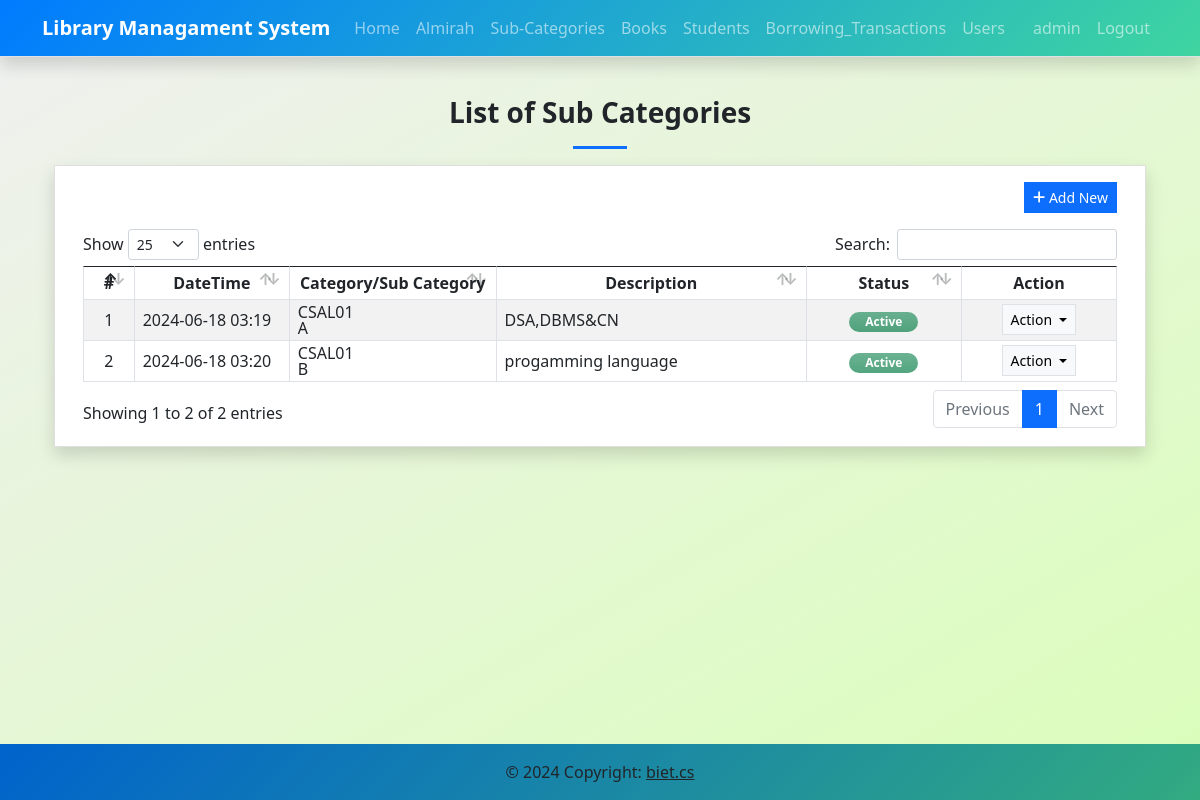
Page /sub_category (signed in) on the committed database.
### lmsApp/models.py (models this page shows, shortened)
class SubCategory(models.Model):
    category = models.ForeignKey(Category, on_delete=models.CASCADE)
    name = models.CharField(max_length=250)
    description = models.TextField(blank=True, null=True)
    status = models.CharField(max_length=2, choices=(('1', 'Active'), ('2', 'Inactive')), default='1')
    delete_flag = models.IntegerField(default=0)
    date_added = models.DateTimeField(default=timezone.now)
    date_created = models.DateTimeField(auto_now=True)
    class Meta:
        verbose_name_plural = "List of Categories"

class Category(models.Model):
    name = models.CharField(max_length=250)
    description = models.TextField(blank=True, null=True)
    status = models.CharField(max_length=2, choices=(('1', 'Active'), ('2', 'Inactive')), default='1')
    delete_flag = models.IntegerField(default=0)
    date_added = models.DateTimeField(default=timezone.now)
    date_created = models.DateTimeField(auto_now=True)
    class Meta:
        verbose_name_plural = "List of Categories"
    def __str__(self):
        return str(f"{self.name}")

### lmsApp/views.py (the view)
# urls.py: path('sub_category',views.sub_category,name='sub_category-page'),
@login_required
def sub_category(request):
    context = context_data(request)
    context['page'] = 'sub_category'
    context['page_title'] = "Sub Category List"
    context['sub_category'] = models.SubCategory.objects.filter(delete_flag = 0).all()
    return render(request, 'sub_category.html', context)

### lmsApp/views.py (called while the page is built)
def context_data(request):
    fullpath = request.get_full_path()
    abs_uri = request.build_absolute_uri()
    abs_uri = abs_uri.split(fullpath)[0]
    context = {
        'system_host' : abs_uri,
        'page_name' : '',
        'page_title' : '',
        'system_name' : 'Library Managament System',
        'topbar' : True,
        'footer' : True,
    }
    return context

### lmsApp/templates/sub_category.html (shortened to what this page needs)
{% extends 'base.html' %} {% load static %} {% block pageContent %}
<section class="py-4">
    <div class="container">
        <h3 class="fw-bolder text-center">List of Sub Categories</h3>
        <center>
            <hr class="bg-primary opacity-100" style="height:3px" width="5%">
        </center>
        <div class="card rounded-0 shadow">
            <div class="card-body">
                <div class="container-fluid">
                    <div class="text-end mb-3">
                        <button class="btn btn-sm btn-primary rounded-0 bg-gradient-primary" type="button" id="create_new"><i class="fa fa-plus"></i> Add New</button>
                    </div>
                    <table class="table table-bordered table-striped" id="category-tbl">
                        <colcategory>
                            <col width="5%">
                            <col width="15%">
                            <col width="20%">
                            <col width="30%">
                            <col width="15%">
                            <col width="15%">
                        </colcategory>
                        <thead>
                            <tr>
                                <th class="text-center">#</th>
                                <th class="text-center">DateTime</th>
                                <th class="text-center">Category/Sub Category</th>
                                <th class="text-center">Description</th>
                                <th class="text-center">Status</th>
                                <th class="text-center">Action</th>
                            </tr>
                        </thead>
                        <tbody>
                            {% for cat in sub_category %}
                            <tr>
                                <td class="text-center">{{ forloop.counter }}</td>
                                <td>{{ cat.date_created|date:"Y-m-d H:i" }}</td>
                                <td>
                                    <div class="lh-1">
                                        <div>{{ cat.category}}</div>
                                        <div>{{ cat.name}}</div>
                                    </div>
                                </td>
                                <td>
                                    <p class="m-0 truncate-1">{{ cat.description|safe }}</p>
                                </td>
                                <td class="text-center">
                                    {% if cat.status == '1' %}
                                    <span class="badge badge-success bg-gradient bg-success px-3 rounded-pill bg-opacity-75 text-sm py-1">Active</span> {% else %}
                                    <span class="badge badge-secondary bg-gradient bg-secondary px-3 rounded-pill bg-opacity-75 text-sm py-1">Inactive</span> {% endif %}
                                </td>
                                <td class="text-center">
                                    <div class="dropdown">
                                        <button class="btn btn-light btn-sm rounded-0 border dropdown-toggle" type="button" id="abtn{{cat.pk}}" data-bs-toggle="dropdown" aria-expanded="false">
                                          Action
                                        </button>
                                    </div>
                                </td>
                            </tr>
                            {% endfor %}
                        </tbody>
                    </table>
                </div>
            </div>
        </div>
    </div>
</section>
{% endblock pageContent %}

### lmsApp/templates/topNavigation.html (shortened to what this page needs)
{% load static %}
<header>
    <nav class="navbar navbar-expand-lg navbar-dark navbar-custom fixed-top shadow border-bottom">
        <div class="container">
            <a class="navbar-brand" target="_blank" href="./">
                <b>{{system_name}}</b>
            </a>
            <div class="collapse navbar-collapse" id="navbarExample01">
                <ul class="navbar-nav me-auto mb-2 mb-lg-0" id="topNav">
                    {% if request.user.is_authenticated %}
                    <li class="nav-item">
                        <a class="nav-link" aria-current="page" href="{% url 'home-page' %}">Home</a>
                    </li>
                    <li class="nav-item">
                        <a class="nav-link" aria-current="page" href="{% url 'category-page' %}">Almirah</a>
                    </li>
                    <li class="nav-item">
                        <a class="nav-link" aria-current="page" href="{% url 'sub_category-page' %}">Sub-Categories</a>
                    </li>
                    <li class="nav-item">
                        <a class="nav-link" aria-current="page" href="{% url 'book-page' %}">Books</a>
                    </li>
                    <li class="nav-item">
                        <a class="nav-link" aria-current="page" href="{% url 'student-page' %}">Students</a>
                    </li>
                    <li class="nav-item">
                        <a class="nav-link" aria-current="page" href="{% url 'borrow-page' %}">Borrowing_Transactions</a>
                    </li>
                    {% if request.user.is_superuser %}
                    <li class="nav-item">
                        <a class="nav-link" aria-current="page" href="{% url 'user-page' %}">Users</a>
                    </li>
                    {% endif %}
                    {% endif %}
                </ul>
                <ul class="navbar-nav d-flex flex-row">
                    {% if user.id %}
                    <li class="nav-item">
                        <a class="nav-link"  href="{% url 'profile-page' %}"> {{user.username}}</a>
                    </li>
                    <li class="nav-item">
                        <a class="nav-link" aria-current="page" href="{% url 'logout' %}">Logout</a>
                    </li>
                    {% else %}
                    <li class="nav-item">
                        <a class="nav-link" aria-current="page" href="{% url 'login-page' %}">Login</a>
                    </li>
                    {% endif %}
                </ul>
            </div>
        </div>
    </nav>
</header>

### static/assets/default/css/style.css (style rules this page uses)
html, body { height: 100%; width: 100%; max-height: 100%; overflow: auto; display: flex; flex-direction: column; background: linear-gradient(150deg, #f0f0f0 0%, #dafeba 100%); }
body>header { flex-shrink: auto; }
.truncate-1 { overflow: hidden; text-overflow: ellipsis; display: -webkit-box; -webkit-line-clamp: 1; -webkit-box-orient: vertical; width: calc(100%); }

### lmsApp/templates/topNavigation.html (style rules this page uses)
.navbar-custom { background: linear-gradient(135deg, #007bff 0%, #3fd5a0 100%); }

### rows in the picture
SubCategory: date_created "2024-06-18 03:19", category "CSAL01", name "A", description "DSA,DBMS&CN", status "Active"
SubCategory: date_created "2024-06-18 03:20", category "CSAL01", name "B", description "progamming language", status "Active"

### other values in the picture
{{ system_name }} "Library Managament System"
{{ user.username }} "admin"
